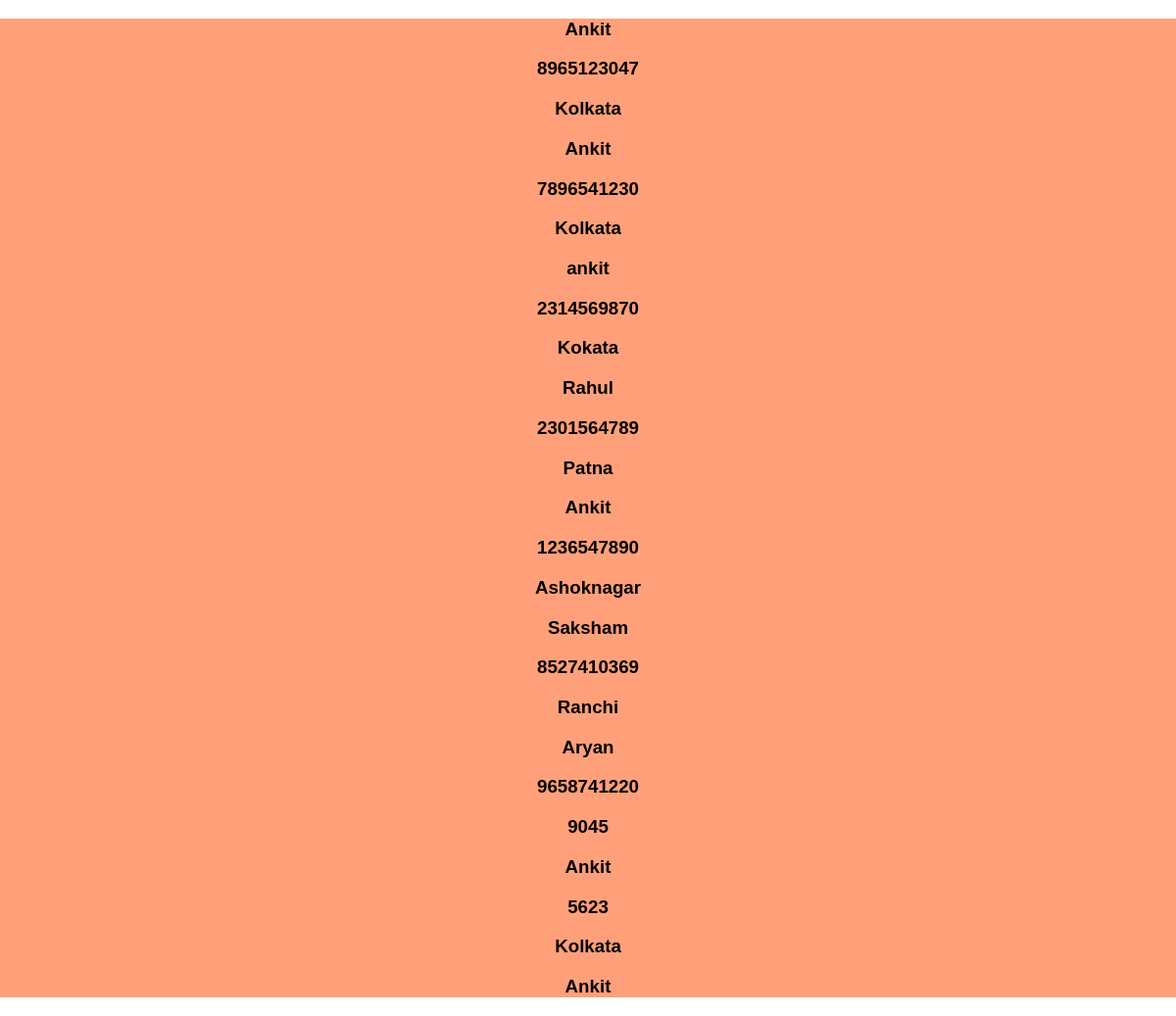
The page /orders on the database its author committed.
### tables this page shows
CREATE TABLE orders(
    id INTEGER PRIMARY KEY AUTOINCREMENT,
    customer_name TEXT NOT NULL,
    customer_phone TEXT NOT NULL,
    customer_address TEXT NOT NULL);

### app.py (the view)
@app.route("/orders")
def show_orders():
    conn=get_db_connection()
    orders=conn.execute("""SELECT * FROM orders""").fetchall()
    conn.close()
    return render_template("orders.html",orders=orders)

### app.py (called while the page is built)
def get_db_connection():
    conn=sqlite3.connect("haldiram.db")
    conn.row_factory=sqlite3.Row
    return conn

### templates/orders.html (shortened to what this page needs)
<!DOCTYPE html>
<html>
    <head>
        <link  rel="stylesheet" href="{{url_for('static',filename='style.css')}}">
    </head>
    <body>
        {%for order in orders%}
        <div class="orders-dec">
        <h3>{{order.customer_name}}</h3>
        <h3>{{order.customer_phone}}</h3>
        <h3>{{order.customer_address}}</h3>
        {% endfor %}
        </div>
    </body>
</html>

### static/style.css (style rules this page uses)
body { font-family: Arial, sans-serif; margin:0; }
.orders-dec { background-color:lightsalmon; text-align:center; }

### rows shown on the page
orders: customer_name "Ankit", customer_phone "8965123047", customer_address "Kolkata"
orders: customer_name "Ankit", customer_phone "7896541230", customer_address "Kolkata"
orders: customer_name "ankit", customer_phone "2314569870", customer_address "Kokata"
orders: customer_name "Rahul", customer_phone "2301564789", customer_address "Patna"
orders: customer_name "Ankit", customer_phone "1236547890", customer_address "Ashoknagar"
orders: customer_name "Saksham", customer_phone "8527410369", customer_address "Ranchi"
orders: customer_name "Aryan", customer_phone "9658741220", customer_address "9045"
orders: customer_name "Ankit", customer_phone "5623", customer_address "Kolkata"
orders: customer_name "Ankit"
